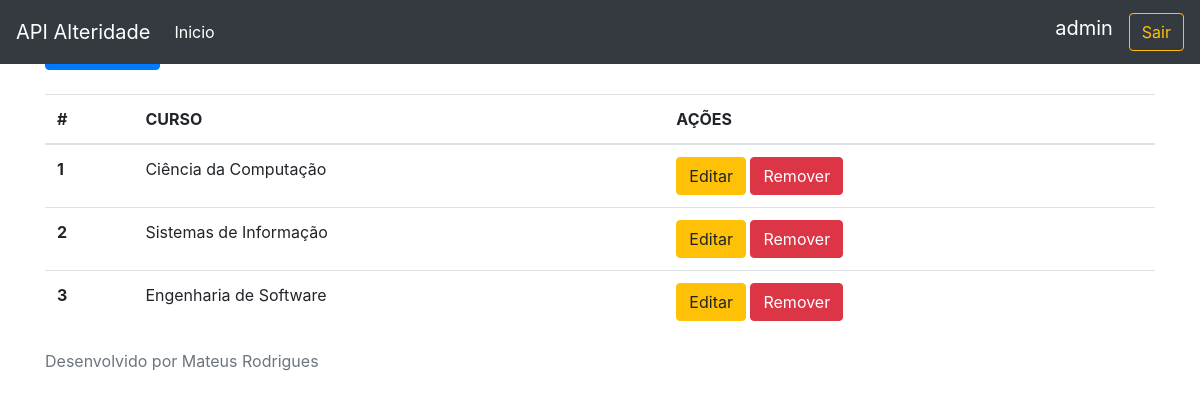
Screenshot of /curso/ (signed in) with the database file from the repository.
### alteridade/models.py (models this page shows, shortened)
class Curso(models.Model):
    nome = models.CharField(max_length=120)

### alteridade/views.py (the view)
# urls.py: path('curso/',listaCurso,name='lista_curso'),
@login_required
def listaCurso(request):
    cursos= Curso.objects.all()
    return render(request,'listaCurso.html',context={'cursos':cursos})

### alteridade/templates/listaCurso.html
{% extends 'base.html' %}
{% block conteudo %}
<mat-card>
    <mat-card-header><h5 class="text-center">Lista de Cursos</h5></mat-card-header>
</mat-card>
<a class="btn btn-primary" role='button' href='/curso/add'>Novo Curso</a>
    <br />
    <br />
    <table class="table">
        <thead>
            <tr>
                <th scope="col">#</th>
                <th scope="col">CURSO</th>
                <th scope="col">AÇÕES</th>
            </tr>
        </thead>
        <tbody>
            {% for c in cursos %}
                <tr>
                    <th scope="row">{{ c.pk }}</th>
                    <td>{{ c.nome }}</td>
                    <td>
                        <a href="/curso/editar/{{c.pk}}" class="btn btn-warning" >Editar</a>
                        <a href="/curso/excluir/{{c.pk}}" class="btn btn-danger" >Remover</a>
                    </td>
                </tr>
            {% endfor %}
        </tbody>
    </table>
{% endblock %}

### alteridade/templates/base.html (shortened to what this page needs)
<!doctype html>
<html lang="en">
  <head>
    <link rel="stylesheet" href="https://maxcdn.bootstrapcdn.com/bootstrap/4.0.0/css/bootstrap.min.css">
    <link rel="stylesheet" href="https://getbootstrap.com/docs/4.0/examples/sticky-footer-navbar/sticky-footer-navbar.css" />
  </head>
  <body>
    <header>
      <nav class="navbar navbar-expand-md navbar-dark fixed-top bg-dark">
        <a class="navbar-brand" href="#">
          API Alteridade
        </a>
        <div class="collapse navbar-collapse" id="navbarCollapse">
          <ul class="navbar-nav mr-auto">
            <li class="nav-item">
              <a class="nav-link" href="/index"><font color='#fff'>Inicio</font></a>
            </li>
            </ul>
            <label class="navbar-brand">{{request.user}}</label>
	          <a class="btn btn-outline-warning my-2 my-sm-0" href="/">Sair</a>
        </div>
      </nav>
    </header>
    <main role="main" class="container">
        {% block conteudo %}
        {% endblock %}
    </main>
    <footer class="footer">
      <div class="container">
        <span class="text-muted">Desenvolvido por Mateus Rodrigues</span>
      </div>
    </footer>
  </body>
</html>

### rows the page displays
Curso: pk "1", nome "Ciência da Computação"
Curso: pk "2", nome "Sistemas de Informação"
Curso: pk "3", nome "Engenharia de Software"

### other values shown
{{ request.user }} "admin"
